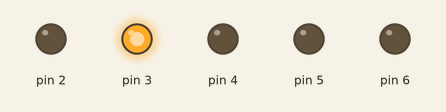
This sketch was run on a simulated Arduino Uno, built with avr-gcc and run on an emulated ATmega328P. Parts: output pins drawn as LEDs (lit = HIGH). EEPROM starts erased.

Above: at 0.02 s.
At 0.72 s:
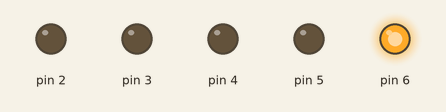
At 1.46 s:
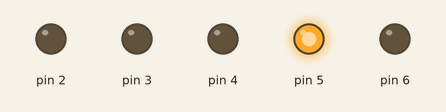
At 2.21 s:
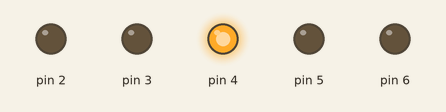
At 2.91 s:
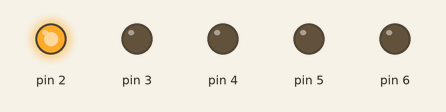
Timing chart, 0 to 3.2 s (numbered marks = the images above):
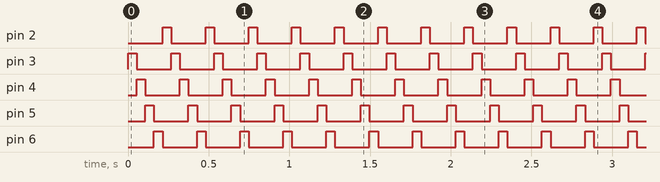

The sketch:

counter_while.ino
```cpp
#include <EEPROM.h>
bool ResFlag = 0;
uint8_t i=0;
void setup() {
  pinMode(2, OUTPUT);
  pinMode(3, OUTPUT);
  pinMode(4, OUTPUT);
  pinMode(5, OUTPUT);
  pinMode(6, OUTPUT);

  if (ResFlag == 0) {
    if (EEPROM.read(0) == 0)
      i = EEPROM.read(2);
    else
      i = EEPROM.read(1);
    ResFlag = 1;
  }
}

void loop() {
  while (i < 50) {
    // restore process
    i++;
    LightState_Port(i);
    delay(50);
    // checkpoint begin
    if (EEPROM.read(0) == 0) {
      EEPROM.write(1, i);
      EEPROM.write(0, 1);
    } else {
      EEPROM.write(2, i);
      EEPROM.write(0, 0);
    }
  }
  i = 0;
}

void LightState_Port(uint8_t control) {
  digitalWrite(2, LOW);
  digitalWrite(3, LOW);
  digitalWrite(4, LOW);
  digitalWrite(5, LOW);
  digitalWrite(6, LOW);
  uint8_t local_control = control % 5;
  switch (local_control) {
    case 0:
      digitalWrite(2, HIGH);
      break;
    case 1:
      digitalWrite(3, HIGH);
      break;
    case 2:
      digitalWrite(4, HIGH);
      break;
    case 3:
      digitalWrite(5, HIGH);
      break;
    case 4:
      digitalWrite(6, HIGH);
      break;
  }
  return;
}
```

Measured:
- by itself, pin 2–6: alternates HIGH for 0.05 s and LOW for 0.21 s
- by itself, everything shown: repeats every 0.27 s, in 5 steps
